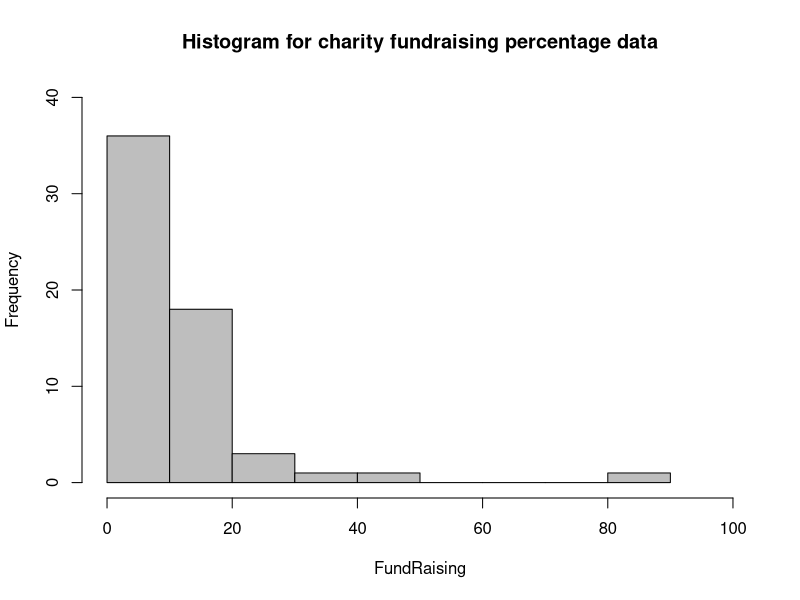

Write the R code that produced this figure.
#Ex1.1, Page 4

library(lattice)

data<-c(6.1,12.6,34.7,1.6,18.8,2.2,3.0,2.2,5.6,3.8,2.2,3.1,1.3,1.1,14.1,4.0,21.0,6.1,1.3,20.4,7.5,3.9,10.1,8.1,19.5,5.2,12.0,15.8,10.4,5.2,6.4,10.8,83.1,3.6,6.2,6.3,16.3,12.7,1.3,0.8,8.8,5.1,3.7,26.3,6.0,48.0,8.2,11.7,7.2,3.9,15.3,16.6,8.8,12.0,4.7,14.7,6.4,17.0,2.5,16.2)

stem(data,scale=2)

hist(data,main="Histogram for charity fundraising percentage data",xlab="FundRaising",col="grey",xlim=c(0,100),ylim=c(0,40))
